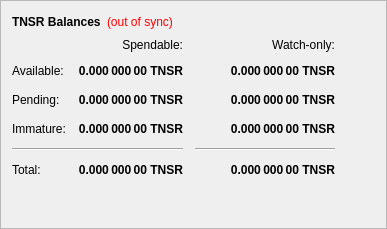
        <widget class="QFrame" name="frame">
         <property name="frameShape">
          <enum>QFrame::StyledPanel</enum>
         </property>
         <property name="frameShadow">
          <enum>QFrame::Raised</enum>
         </property>
         <layout class="QVBoxLayout" name="verticalLayout_4">
          <item>
           <layout class="QHBoxLayout" name="horizontalLayout_4">
            <item>
             <widget class="QLabel" name="label_5">
              <property name="font">
               <font>
                <weight>75</weight>
                <bold>true</bold>
               </font>
              </property>
              <property name="text">
               <string>TNSR Balances</string>
              </property>
             </widget>
            </item>
            <item>
             <widget class="QLabel" name="labelWalletStatus">
              <property name="cursor">
               <cursorShape>WhatsThisCursor</cursorShape>
              </property>
              <property name="toolTip">
               <string>The displayed information may be out of date. Your wallet automatically synchronizes with the Tradetensor network after a connection is established, but this process has not completed yet.</string>
              </property>
              <property name="styleSheet">
               <string notr="true">QLabel { color: red; }</string>
              </property>
              <property name="text">
               <string notr="true">(out of sync)</string>
              </property>
              <property name="alignment">
               <set>Qt::AlignLeading|Qt::AlignLeft|Qt::AlignVCenter</set>
              </property>
             </widget>
            </item>
            <item>
             <spacer name="horizontalSpacer_3">
              <property name="orientation">
               <enum>Qt::Horizontal</enum>
              </property>
              <property name="sizeHint" stdset="0">
               <size>
                <width>40</width>
                <height>20</height>
               </size>
              </property>
             </spacer>
            </item>
           </layout>
          </item>
          <item>
           <layout class="QGridLayout" name="gridLayout">
            <property name="spacing">
             <number>12</number>
            </property>
            <item row="2" column="2">
             <widget class="QLabel" name="labelWatchPending">
              <property name="font">
               <font>
                <weight>75</weight>
                <bold>true</bold>
               </font>
              </property>
              <property name="cursor">
               <cursorShape>IBeamCursor</cursorShape>
              </property>
              <property name="toolTip">
               <string>Unconfirmed transactions to watch-only addresses</string>
              </property>
              <property name="text">
               <string notr="true">0.000 000 00 TNSR</string>
              </property>
              <property name="alignment">
               <set>Qt::AlignRight|Qt::AlignTrailing|Qt::AlignVCenter</set>
              </property>
              <property name="textInteractionFlags">
               <set>Qt::LinksAccessibleByMouse|Qt::TextSelectableByKeyboard|Qt::TextSelectableByMouse</set>
              </property>
             </widget>
            </item>
            <item row="2" column="1">
             <widget class="QLabel" name="labelUnconfirmed">
              <property name="font">
               <font>
                <weight>75</weight>
                <bold>true</bold>
               </font>
              </property>
              <property name="cursor">
               <cursorShape>IBeamCursor</cursorShape>
              </property>
              <property name="toolTip">
               <string>Total of transactions that have yet to be confirmed, and do not yet count toward the spendable balance</string>
              </property>
              <property name="text">
               <string notr="true">0.000 000 00 TNSR</string>
              </property>
              <property name="alignment">
               <set>Qt::AlignRight|Qt::AlignTrailing|Qt::AlignVCenter</set>
              </property>
              <property name="textInteractionFlags">
               <set>Qt::LinksAccessibleByMouse|Qt::TextSelectableByKeyboard|Qt::TextSelectableByMouse</set>
              </property>
             </widget>
            </item>
            <item row="3" column="2">
             <widget class="QLabel" name="labelWatchImmature">
              <property name="font">
               <font>
                <weight>75</weight>
                <bold>true</bold>
               </font>
              </property>
              <property name="cursor">
               <cursorShape>IBeamCursor</cursorShape>
              </property>
              <property name="toolTip">
               <string>Staked or masternode rewards in watch-only addresses that has not yet matured</string>
              </property>
              <property name="text">
               <string notr="true">0.000 000 00 TNSR</string>
              </property>
              <property name="alignment">
               <set>Qt::AlignRight|Qt::AlignTrailing|Qt::AlignVCenter</set>
              </property>
              <property name="textInteractionFlags">
               <set>Qt::LinksAccessibleByMouse|Qt::TextSelectableByKeyboard|Qt::TextSelectableByMouse</set>
              </property>
             </widget>
            </item>
            <item row="4" column="0" colspan="2">
             <widget class="Line" name="lineSpendableBalance">
              <property name="orientation">
               <enum>Qt::Horizontal</enum>
              </property>
             </widget>
            </item>
            <item row="4" column="2">
             <widget class="Line" name="lineWatchBalance">
              <property name="sizePolicy">
               <sizepolicy hsizetype="Preferred" vsizetype="Fixed">
                <horstretch>0</horstretch>
                <verstretch>0</verstretch>
               </sizepolicy>
              </property>
              <property name="minimumSize">
               <size>
                <width>140</width>
                <height>0</height>
               </size>
              </property>
              <property name="orientation">
               <enum>Qt::Horizontal</enum>
              </property>
             </widget>
            </item>
            <item row="5" column="0">
             <widget class="QLabel" name="labelTotalText">
              <property name="text">
               <string>Total:</string>
              </property>
             </widget>
            </item>
            <item row="3" column="1">
             <widget class="QLabel" name="labelImmature">
              <property name="font">
               <font>
                <weight>75</weight>
                <bold>true</bold>
               </font>
              </property>
              <property name="cursor">
               <cursorShape>IBeamCursor</cursorShape>
              </property>
              <property name="toolTip">
               <string>Staked or masternode rewards that has not yet matured</string>
              </property>
              <property name="text">
               <string notr="true">0.000 000 00 TNSR</string>
              </property>
              <property name="alignment">
               <set>Qt::AlignRight|Qt::AlignTrailing|Qt::AlignVCenter</set>
              </property>
              <property name="textInteractionFlags">
               <set>Qt::LinksAccessibleByMouse|Qt::TextSelectableByKeyboard|Qt::TextSelectableByMouse</set>
              </property>
             </widget>
            </item>
            <item row="2" column="3">
             <spacer name="horizontalSpacer_2">
              <property name="orientation">
               <enum>Qt::Horizontal</enum>
              </property>
              <property name="sizeHint" stdset="0">
               <size>
                <width>40</width>
                <height>20</height>
               </size>
              </property>
             </spacer>
            </item>
            <item row="3" column="0">
             <widget class="QLabel" name="labelImmatureText">
              <property name="text">
               <string>Immature:</string>
              </property>
             </widget>
            </item>
            <item row="5" column="1">
             <widget class="QLabel" name="labelTotal">
              <property name="font">
               <font>
                <weight>75</weight>
                <bold>true</bold>
               </font>
              </property>
              <property name="cursor">
               <cursorShape>IBeamCursor</cursorShape>
              </property>
              <property name="toolTip">
               <string>Your current total balance</string>
              </property>
              <property name="text">
               <string notr="true">0.000 000 00 TNSR</string>
              </property>
              <property name="alignment">
               <set>Qt::AlignRight|Qt::AlignTrailing|Qt::AlignVCenter</set>
              </property>
              <property name="textInteractionFlags">
               <set>Qt::LinksAccessibleByMouse|Qt::TextSelectableByKeyboard|Qt::TextSelectableByMouse</set>
              </property>
             </widget>
            </item>
            <item row="5" column="2">
             <widget class="QLabel" name="labelWatchTotal">
              <property name="font">
               <font>
                <weight>75</weight>
                <bold>true</bold>
               </font>
              </property>
              <property name="cursor">
               <cursorShape>IBeamCursor</cursorShape>
              </property>
              <property name="toolTip">
               <string>Current total balance in watch-only addresses</string>
              </property>
              <property name="text">
               <string notr="true">0.000 000 00 TNSR</string>
              </property>
              <property name="alignment">
               <set>Qt::AlignRight|Qt::AlignTrailing|Qt::AlignVCenter</set>
              </property>
              <property name="textInteractionFlags">
               <set>Qt::LinksAccessibleByMouse|Qt::TextSelectableByKeyboard|Qt::TextSelectableByMouse</set>
              </property>
             </widget>
            </item>
            <item row="0" column="2">
             <widget class="QLabel" name="labelWatchonly">
              <property name="text">
               <string>Watch-only:</string>
              </property>
              <property name="alignment">
               <set>Qt::AlignRight|Qt::AlignTrailing|Qt::AlignVCenter</set>
              </property>
             </widget>
            </item>
            <item row="1" column="0">
             <widget class="QLabel" name="labelBalanceText">
              <property name="text">
               <string>Available:</string>
              </property>
             </widget>
            </item>
            <item row="1" column="1">
             <widget class="QLabel" name="labelBalance">
              <property name="font">
               <font>
                <weight>75</weight>
                <bold>true</bold>
               </font>
              </property>
              <property name="cursor">
               <cursorShape>IBeamCursor</cursorShape>
              </property>
              <property name="toolTip">
               <string>Your current spendable balance</string>
              </property>
              <property name="text">
               <string notr="true">0.000 000 00 TNSR</string>
              </property>
              <property name="alignment">
               <set>Qt::AlignRight|Qt::AlignTrailing|Qt::AlignVCenter</set>
              </property>
              <property name="textInteractionFlags">
               <set>Qt::LinksAccessibleByMouse|Qt::TextSelectableByKeyboard|Qt::TextSelectableByMouse</set>
              </property>
             </widget>
            </item>
            <item row="1" column="2">
             <widget class="QLabel" name="labelWatchAvailable">
              <property name="font">
               <font>
                <weight>75</weight>
                <bold>true</bold>
               </font>
              </property>
              <property name="cursor">
               <cursorShape>IBeamCursor</cursorShape>
              </property>
              <property name="toolTip">
               <string>Your current balance in watch-only addresses</string>
              </property>
              <property name="text">
               <string notr="true">0.000 000 00 TNSR</string>
              </property>
              <property name="alignment">
               <set>Qt::AlignRight|Qt::AlignTrailing|Qt::AlignVCenter</set>
              </property>
              <property name="textInteractionFlags">
               <set>Qt::LinksAccessibleByMouse|Qt::TextSelectableByKeyboard|Qt::TextSelectableByMouse</set>
              </property>
             </widget>
            </item>
            <item row="2" column="0">
             <widget class="QLabel" name="labelPendingText">
              <property name="text">
               <string>Pending:</string>
              </property>
             </widget>
            </item>
            <item row="0" column="1">
             <widget class="QLabel" name="labelSpendable">
              <property name="text">
               <string>Spendable:</string>
              </property>
              <property name="alignment">
               <set>Qt::AlignRight|Qt::AlignTrailing|Qt::AlignVCenter</set>
              </property>
             </widget>
            </item>
           </layout>
          </item>
          <item>
           <spacer name="verticalSpacer_4">
            <property name="orientation">
             <enum>Qt::Vertical</enum>
            </property>
            <property name="sizeHint" stdset="0">
             <size>
              <width>20</width>
              <height>40</height>
             </size>
            </property>
           </spacer>
          </item>
         </layout>
        </widget>
